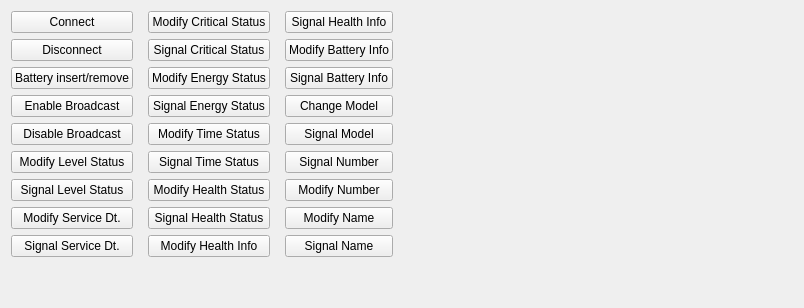
          <widget class="QWidget" name="tabBATTC">
           <attribute name="title">
            <string>Battery</string>
           </attribute>
           <layout class="QGridLayout" name="gridLayout_7" columnstretch="1,0,0,0,0,0,0,0,0,0,0,0,0,0,0,0">
            <property name="horizontalSpacing">
             <number>15</number>
            </property>
            <item row="2" column="3">
             <spacer name="horizontalSpacer_44">
              <property name="orientation">
               <enum>Qt::Horizontal</enum>
              </property>
              <property name="sizeHint" stdset="0">
               <size>
                <width>40</width>
                <height>20</height>
               </size>
              </property>
             </spacer>
            </item>
            <item row="9" column="0">
             <widget class="QPushButton" name="btnLevelModify">
              <property name="text">
               <string>Modify Level Status</string>
              </property>
             </widget>
            </item>
            <item row="2" column="1">
             <widget class="QPushButton" name="btnCriticalStatusModify">
              <property name="text">
               <string>Modify Critical Status</string>
              </property>
             </widget>
            </item>
            <item row="6" column="2">
             <widget class="QPushButton" name="btnBatteryInfoSignal">
              <property name="text">
               <string>Signal Battery Info</string>
              </property>
             </widget>
            </item>
            <item row="14" column="2">
             <widget class="QPushButton" name="btnNameNotify">
              <property name="text">
               <string>Signal Name</string>
              </property>
             </widget>
            </item>
            <item row="2" column="4">
             <spacer name="horizontalSpacer_45">
              <property name="orientation">
               <enum>Qt::Horizontal</enum>
              </property>
              <property name="sizeHint" stdset="0">
               <size>
                <width>40</width>
                <height>20</height>
               </size>
              </property>
             </spacer>
            </item>
            <item row="6" column="1">
             <widget class="QPushButton" name="btnEnergyStatusModify">
              <property name="text">
               <string>Modify Energy Status</string>
              </property>
             </widget>
            </item>
            <item row="5" column="11">
             <spacer name="horizontalSpacer_26">
              <property name="orientation">
               <enum>Qt::Horizontal</enum>
              </property>
              <property name="sizeHint" stdset="0">
               <size>
                <width>40</width>
                <height>20</height>
               </size>
              </property>
             </spacer>
            </item>
            <item row="5" column="1">
             <widget class="QPushButton" name="btnCriticalStatusSignal">
              <property name="text">
               <string>Signal Critical Status</string>
              </property>
             </widget>
            </item>
            <item row="14" column="1">
             <widget class="QPushButton" name="btnHealthInfoModify">
              <property name="text">
               <string>Modify Health Info</string>
              </property>
             </widget>
            </item>
            <item row="6" column="0">
             <widget class="QPushButton" name="btnBATTCAdvStart">
              <property name="minimumSize">
               <size>
                <width>0</width>
                <height>0</height>
               </size>
              </property>
              <property name="layoutDirection">
               <enum>Qt::LeftToRight</enum>
              </property>
              <property name="text">
               <string>Battery insert/remove</string>
              </property>
             </widget>
            </item>
            <item row="10" column="0">
             <widget class="QPushButton" name="btnLevelNotify">
              <property name="text">
               <string>Signal Level Status</string>
              </property>
             </widget>
            </item>
            <item row="7" column="0">
             <widget class="QPushButton" name="btnBroadcastEnable">
              <property name="text">
               <string>Enable Broadcast</string>
              </property>
             </widget>
            </item>
            <item row="5" column="10">
             <spacer name="horizontalSpacer_27">
              <property name="orientation">
               <enum>Qt::Horizontal</enum>
              </property>
              <property name="sizeHint" stdset="0">
               <size>
                <width>40</width>
                <height>20</height>
               </size>
              </property>
             </spacer>
            </item>
            <item row="7" column="1">
             <widget class="QPushButton" name="btnEnergyStatusSignal">
              <property name="text">
               <string>Signal Energy Status</string>
              </property>
             </widget>
            </item>
            <item row="13" column="1">
             <widget class="QPushButton" name="btnHealthStatusSignal">
              <property name="text">
               <string>Signal Health Status</string>
              </property>
             </widget>
            </item>
            <item row="8" column="0">
             <widget class="QPushButton" name="btnDisableBroadcast">
              <property name="text">
               <string>Disable Broadcast</string>
              </property>
             </widget>
            </item>
            <item row="2" column="0">
             <widget class="QPushButton" name="btnBATTCConnect">
              <property name="minimumSize">
               <size>
                <width>0</width>
                <height>0</height>
               </size>
              </property>
              <property name="text">
               <string>Connect</string>
              </property>
             </widget>
            </item>
            <item row="0" column="0" colspan="3">
             <layout class="QHBoxLayout" name="horizontalLayout_16"/>
            </item>
            <item row="10" column="2">
             <widget class="QPushButton" name="btnNumberMofiy">
              <property name="text">
               <string>Modify Number</string>
              </property>
             </widget>
            </item>
            <item row="5" column="7">
             <spacer name="horizontalSpacer_42">
              <property name="orientation">
               <enum>Qt::Horizontal</enum>
              </property>
              <property name="sizeHint" stdset="0">
               <size>
                <width>40</width>
                <height>20</height>
               </size>
              </property>
             </spacer>
            </item>
            <item row="14" column="0">
             <widget class="QPushButton" name="btnServicedateNotify">
              <property name="text">
               <string>Signal Service Dt.</string>
              </property>
             </widget>
            </item>
            <item row="10" column="1">
             <widget class="QPushButton" name="btnHealthStatusModify">
              <property name="text">
               <string>Modify Health Status</string>
              </property>
             </widget>
            </item>
            <item row="5" column="14">
             <spacer name="horizontalSpacer_3">
              <property name="orientation">
               <enum>Qt::Horizontal</enum>
              </property>
              <property name="sizeHint" stdset="0">
               <size>
                <width>40</width>
                <height>20</height>
               </size>
              </property>
             </spacer>
            </item>
            <item row="8" column="1">
             <widget class="QPushButton" name="btnTimeStatusModify">
              <property name="text">
               <string>Modify Time Status</string>
              </property>
             </widget>
            </item>
            <item row="7" column="2">
             <widget class="QPushButton" name="btnModelChange">
              <property name="text">
               <string>Change Model</string>
              </property>
             </widget>
            </item>
            <item row="9" column="1">
             <widget class="QPushButton" name="btnTimeStatusNotify">
              <property name="text">
               <string>Signal Time Status</string>
              </property>
             </widget>
            </item>
            <item row="2" column="2">
             <widget class="QPushButton" name="btnHealthInfoSignal">
              <property name="text">
               <string>Signal Health Info</string>
              </property>
             </widget>
            </item>
            <item row="0" column="13">
             <layout class="QHBoxLayout" name="horizontalLayout_5"/>
            </item>
            <item row="2" column="15">
             <spacer name="horizontalSpacer_4">
              <property name="orientation">
               <enum>Qt::Horizontal</enum>
              </property>
              <property name="sizeHint" stdset="0">
               <size>
                <width>40</width>
                <height>20</height>
               </size>
              </property>
             </spacer>
            </item>
            <item row="5" column="2">
             <widget class="QPushButton" name="btnBatteryInfoModify">
              <property name="text">
               <string>Modify Battery Info</string>
              </property>
             </widget>
            </item>
            <item row="13" column="0">
             <widget class="QPushButton" name="btnServicedateModify">
              <property name="text">
               <string>Modify Service Dt.</string>
              </property>
             </widget>
            </item>
            <item row="8" column="2">
             <widget class="QPushButton" name="btnModelSignal">
              <property name="text">
               <string>Signal Model</string>
              </property>
             </widget>
            </item>
            <item row="13" column="2">
             <widget class="QPushButton" name="btnNameModify">
              <property name="text">
               <string>Modify Name</string>
              </property>
             </widget>
            </item>
            <item row="5" column="0">
             <widget class="QPushButton" name="btnBATTCDisconnect">
              <property name="minimumSize">
               <size>
                <width>0</width>
                <height>0</height>
               </size>
              </property>
              <property name="text">
               <string>Disconnect</string>
              </property>
             </widget>
            </item>
            <item row="5" column="8">
             <spacer name="horizontalSpacer_41">
              <property name="orientation">
               <enum>Qt::Horizontal</enum>
              </property>
              <property name="sizeHint" stdset="0">
               <size>
                <width>40</width>
                <height>20</height>
               </size>
              </property>
             </spacer>
            </item>
            <item row="5" column="9">
             <spacer name="horizontalSpacer_40">
              <property name="orientation">
               <enum>Qt::Horizontal</enum>
              </property>
              <property name="sizeHint" stdset="0">
               <size>
                <width>40</width>
                <height>20</height>
               </size>
              </property>
             </spacer>
            </item>
            <item row="15" column="0">
             <spacer name="verticalSpacer_3">
              <property name="orientation">
               <enum>Qt::Vertical</enum>
              </property>
              <property name="sizeHint" stdset="0">
               <size>
                <width>20</width>
                <height>40</height>
               </size>
              </property>
             </spacer>
            </item>
            <item row="9" column="2">
             <widget class="QPushButton" name="btnNumberSignal">
              <property name="text">
               <string>Signal Number</string>
              </property>
             </widget>
            </item>
            <item row="5" column="6">
             <spacer name="horizontalSpacer_43">
              <property name="orientation">
               <enum>Qt::Horizontal</enum>
              </property>
              <property name="sizeHint" stdset="0">
               <size>
                <width>40</width>
                <height>20</height>
               </size>
              </property>
             </spacer>
            </item>
           </layout>
          </widget>
